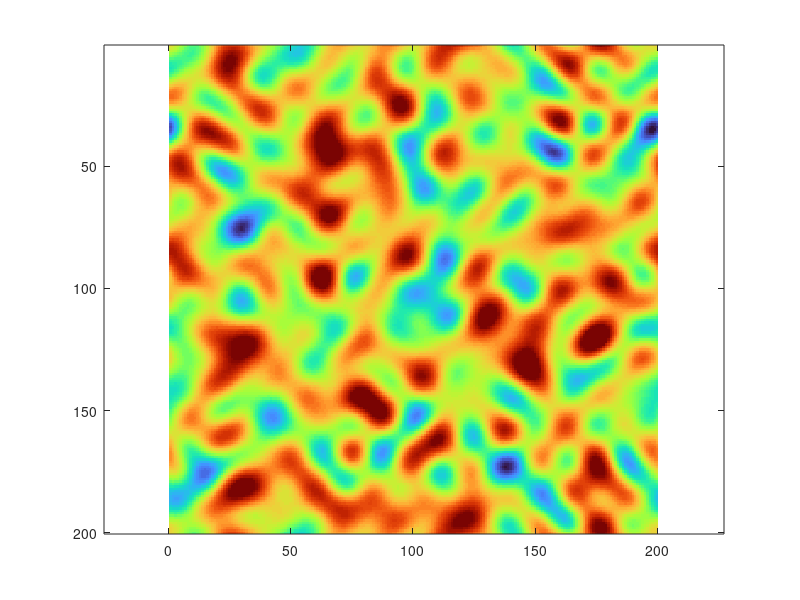

Write the MATLAB code that produced this figure. (Note: this script raises an error after producing the figure.)
clc, clear, close all

saveVid = 0;   % 1: save  2: no

% number of point
Nx = 200;
Ny = 200;
tmax = 1;

weatherMat = zeros(Nx, Ny, tmax);
% numSeed = 8187;
numSeed = 123;

figure(88)
axis equal tight
colormap turbo

for t = 1:tmax
%     f = 0.015;   % Increase the randomness control parameter
    f = 0.05;
    rand('seed', numSeed)
    
    nx1 = 1 + floor(0.999*f*Nx);
    nx2 = Nx - nx1 + 1;
    ny1 = 1 + floor(0.999*f*Nx);
    ny2 = Nx - nx1 + 1;
    
    F = rand(Nx,Ny);
    F = fft2(F);   % 2D FFT
    F(nx1:nx2 - 0.5*sin(t/2), :) = 0;
    F(:, ny1:ny2 - 0.5*cos(t/2)) = 0;
    
    F = real(ifft2(F));  % 2D iFFT
    
    % Scale the values to the desired range (0.2 - 1)
    F = (F - min(F(:))) ./ (max(F(:)) - min(F(:)));
    F = F * 1.22;
    F(F>1) = 1;

    imagesc(F)
    
    hold on 
%     [C2,h2] = contourf(1:200, 1:200, F, [1, 1], 'FaceAlpha',0,...
%         'LineColor', 'w', 'LineWidth', 2);
    
%     clabel(C2,h2,'FontSize',15,'Color','w')
    axis equal tight
    
    
    title("Seed: " + num2str(numSeed) + ", f = " + num2str(f))
%     subtitle(num2str(t,'time = %4.1f s'))
    set(gca, 'YDir', 'normal')
    colorbar
    pause(0.01)
    hold off

    % Video saving
    if saveVid
        frm(t) = getframe(gcf) ;
        drawnow
    end

    weatherMat(:,:,t) = F;
end

set(gca, 'YDir', 'normal')
fileName = "WeatherMat_" + num2str(numSeed) +".mat";
% save(fileName, 'weatherMat')

if saveVid
    video_name = "WeatherMat_" + num2str(numSeed) + ".avi";
    % create the video writer with 1 fps
    writerObj = VideoWriter(video_name);
    writerObj.FrameRate = 30;
    % set the seconds per image
    % open the video writer
    open(writerObj);
    % write the frames to the video
    for i=1:length(frm)
        % convert the image to a frame
        frame = frm(i) ;    
        writeVideo(writerObj, frame);
    end
    % close the writer object
    close(writerObj);
end
